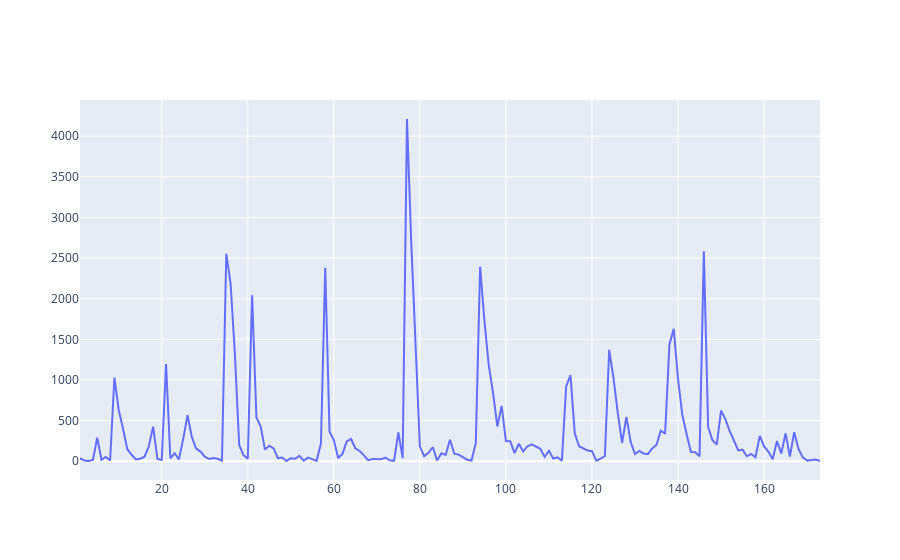

Notebook code for this chart:
### Code cell
import plotly.graph_objects as go
import numpy as np
import pandas as pd
#Use addtrace and legend to do the scatter or use data frame as well
#download_url = (
#       "https://raw.githubusercontent.com/fivethirtyeight/"
#        "data/master/college-majors/recent-grads.csv"
#    )
download_url = (
       "https://raw.githubusercontent.com/fivethirtyeight/"
        "data/master/college-majors/recent-grads.csv"
    )
df = pd.read_csv(download_url)

fig = go.Figure(go.Scatter(x=df["Rank"], y=df["Sample_size"], showlegend = False))

fig.show()

### Figure 1 — Plotly figure (JSON) as saved in the notebook; plotly's stock layout.template omitted (floating-point values rounded to 4 significant figures; data arrays with more than 128 entries replaced by an {"elided": "..."} marker saying what was removed)
{"data": [{"showlegend": false, "type": "scatter", "x": {"elided": "173 int values"}, "y": {"elided": "173 int values"}}], "layout": {}}
